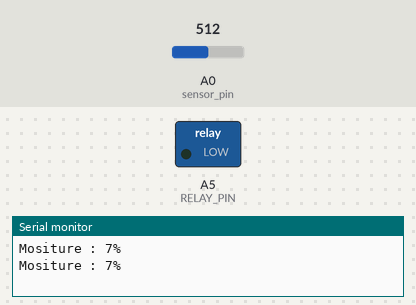
A sketch run on a simulated Arduino Uno, built with avr-gcc and run on an emulated ATmega328P. On the bench: switched loads named in the sketch (green lamp = pin HIGH), the last lines printed to the serial monitor. Inputs (shaded band) come from the test bench; at power-on: A0 (sensor_pin) = 512.

Above: at 1.8 s.
1.9 s: A0 (sensor_pin) set to 541
3.4 s: A0 (sensor_pin) set to 565
At 5.2 s:
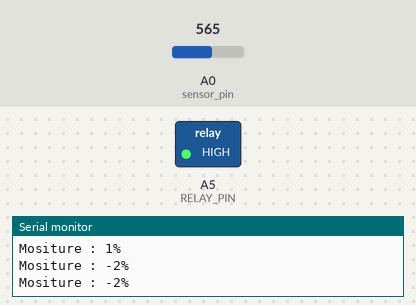
5.5 s: A0 (sensor_pin) set to 511
At 6.9 s:
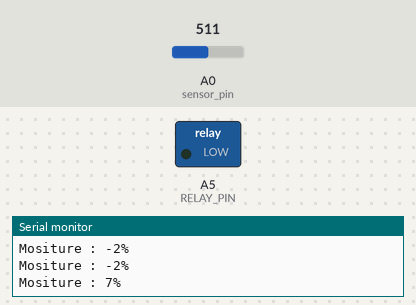
7.5 s: A0 (sensor_pin) set to 716
At 8.5 s:
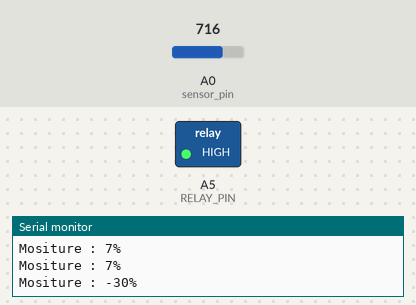
Timing chart, 0 to 10.5 s (numbered marks = the images above; inputs shaded):
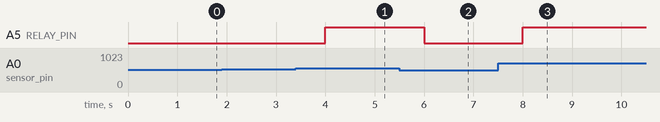

Measured:
- the behaviour switches between 555 and 556 on A0 (sensor_pin) (found by bisection; images 0 and 1)
- after the input at 3.4 s, A5 (RELAY_PIN): LOW → HIGH after 0.60 s
- after the input at 5.5 s, A5 (RELAY_PIN): HIGH → LOW after 0.50 s
- after the input at 7.5 s, A5 (RELAY_PIN): LOW → HIGH after 0.50 s

The sketch:

sketch_dec01a-HumiditySensor.ino
```cpp
/*
 * Connects for thr sensor with arduino:
 * VCC - VCC
 * GND - GND
 * A0 (analog output) - A0 (analog pin on the arduino or any other analog pin)
 * NOTE: for the sensore, we can connect it to digtial pins using the D0 pin on the sensor and use digitalRead(DigitalPinNO) insted analogRead()
 */

/*
 * Connects for thr relay and the pump:
 *
 * for Relay, connect it with arduino
 * VCC - VCC
 * GND - GND
 * IN - A5
 *
 * for pump with the relay:
 *
 * red wire on the pump - COM pin on the relay
 * black wire - black wire to the battery
 *
 * red wire of the battery - NO in the relay
 *
 */
const int RELAY_PIN = A5;  // the Arduino pin, which connects to the IN pin of relay
const int sensor_pin = A0; // Soil Sensor input at Analog PIN A0
int output_value ;


void setup() {
  // put your setup code here, to run once:
   Serial.begin(9600);
    pinMode(RELAY_PIN, OUTPUT);
}

void loop() {
  // put your main code here, to run repeatedly:
    output_value= analogRead(sensor_pin);
    output_value = map(output_value,550,10,0,100);
   Serial.print("Mositure : ");
   Serial.print(output_value);
   Serial.println("%");

   //if we need water then < 0 is the condition
   //we need to change the code to make the car move and find the laser first then when it reaches the master should like true
   if(output_value<0){
      digitalWrite(RELAY_PIN, HIGH);
     }
     else{
       digitalWrite(RELAY_PIN, LOW);  // turn off pump 5 seconds
     }
   delay(1000);


}
```
